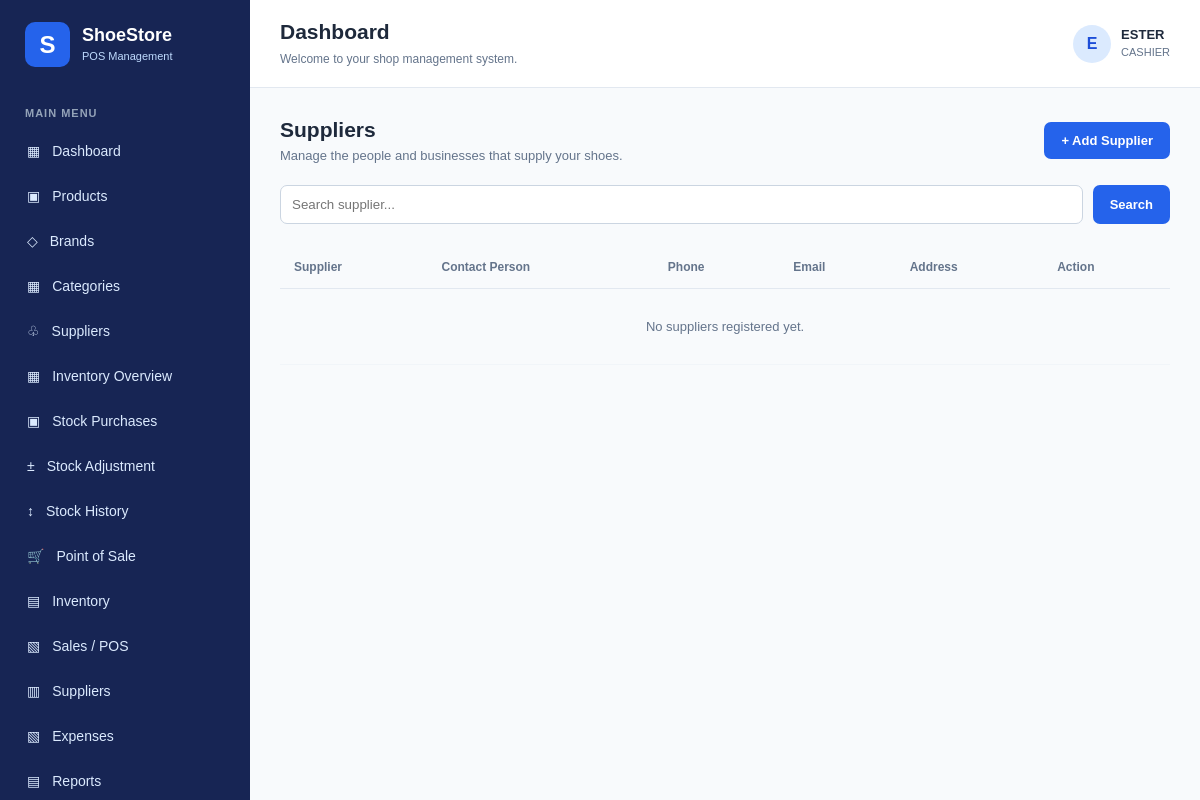
The app's page /suppliers/ (signed in), older data.
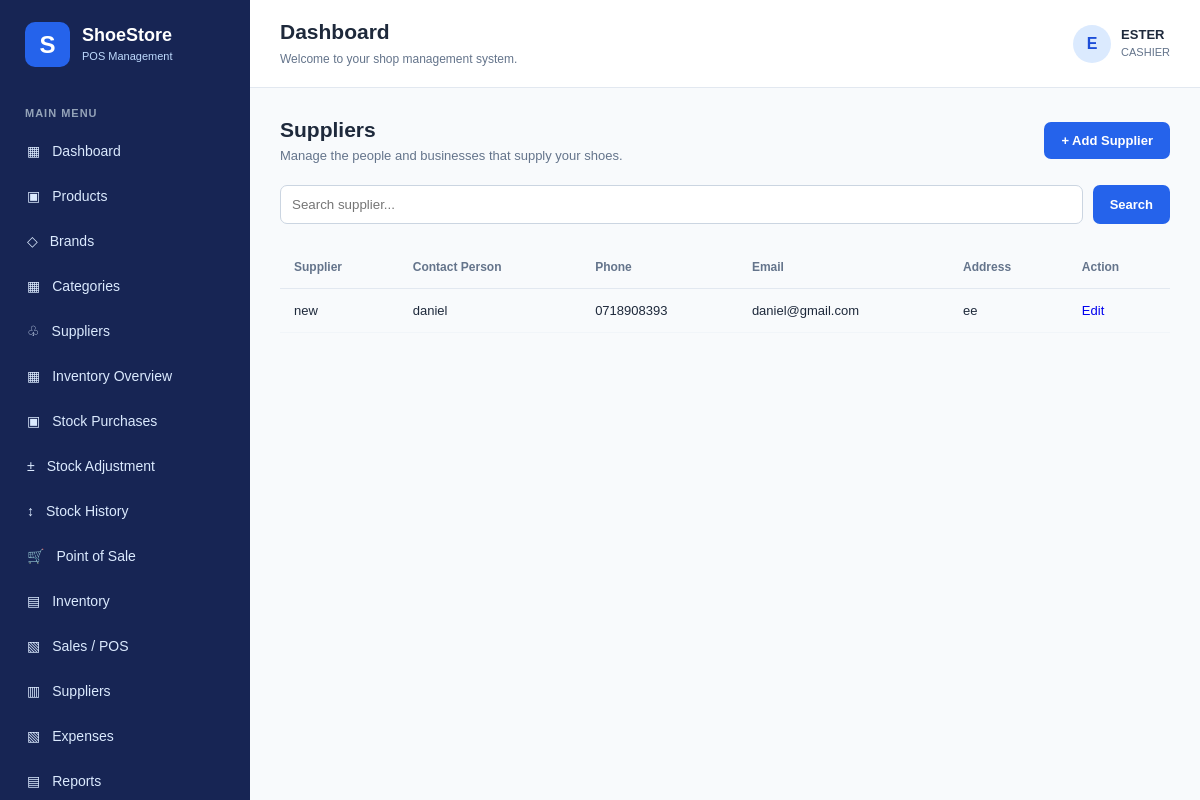
The same page, newer data.
### suppliers/models.py (models this page shows, shortened)
class Supplier(models.Model):
    name = models.CharField(max_length=150)
    contact_person = models.CharField(max_length=100, blank=True)
    phone = models.CharField(max_length=20)
    email = models.EmailField(blank=True)
    address = models.TextField(blank=True)
    notes = models.TextField(blank=True)
    created_at = models.DateTimeField(auto_now_add=True)
    class Meta:
        ordering = ['name']

### suppliers/views.py (the view)
# urls.py: path('', views.supplier_list, name='supplier_list'),
@login_required
def supplier_list(request):
    suppliers = Supplier.objects.all()
    search = request.GET.get('search', '')
    if search:
        suppliers = suppliers.filter(name__icontains=search)
    return render(request, 'suppliers/supplier_list.html', {
        'suppliers': suppliers,
        'search': search,
    })

### templates/suppliers/supplier_list.html
{% extends 'base.html' %}
{% block content %}
<div class="page-toolbar">
    <div>
        <h2>Suppliers</h2>
        <p>Manage the people and businesses that supply your shoes.</p>
    </div>
    <a href="{% url 'supplier_create' %}" class="primary-button">
        + Add Supplier
    </a>
</div>
<form method="GET" class="search-form">
    <input
        type="text"
        name="search"
        placeholder="Search supplier..."
        value="{{ search }}"
    >
    <button type="submit" class="primary-button">Search</button>
</form>
<div class="table-responsive">
    <table class="data-table">
        <thead>
            <tr>
                <th>Supplier</th>
                <th>Contact Person</th>
                <th>Phone</th>
                <th>Email</th>
                <th>Address</th>
                <th>Action</th>
            </tr>
        </thead>
        <tbody>
            {% for supplier in suppliers %}
            <tr>
                <td>{{ supplier.name }}</td>
                <td>{{ supplier.contact_person|default:"-" }}</td>
                <td>{{ supplier.phone }}</td>
                <td>{{ supplier.email|default:"-" }}</td>
                <td>{{ supplier.address|default:"-" }}</td>
                <td>
                    <a href="{% url 'supplier_edit' supplier.id %}">
                        Edit
                    </a>
                </td>
            </tr>
            {% empty %}
            <tr>
                <td colspan="6" class="empty-table">
                    No suppliers registered yet.
                </td>
            </tr>
            {% endfor %}
        </tbody>
    </table>
</div>
{% endblock %}

Row changes from the older to the newer data that the page shows:
added Supplier: name "new", contact_person "daniel", phone "0718908393", email "daniel@gmail.com", address "ee"
Text that changed along with them:
text no longer shown: "No suppliers registered yet."
